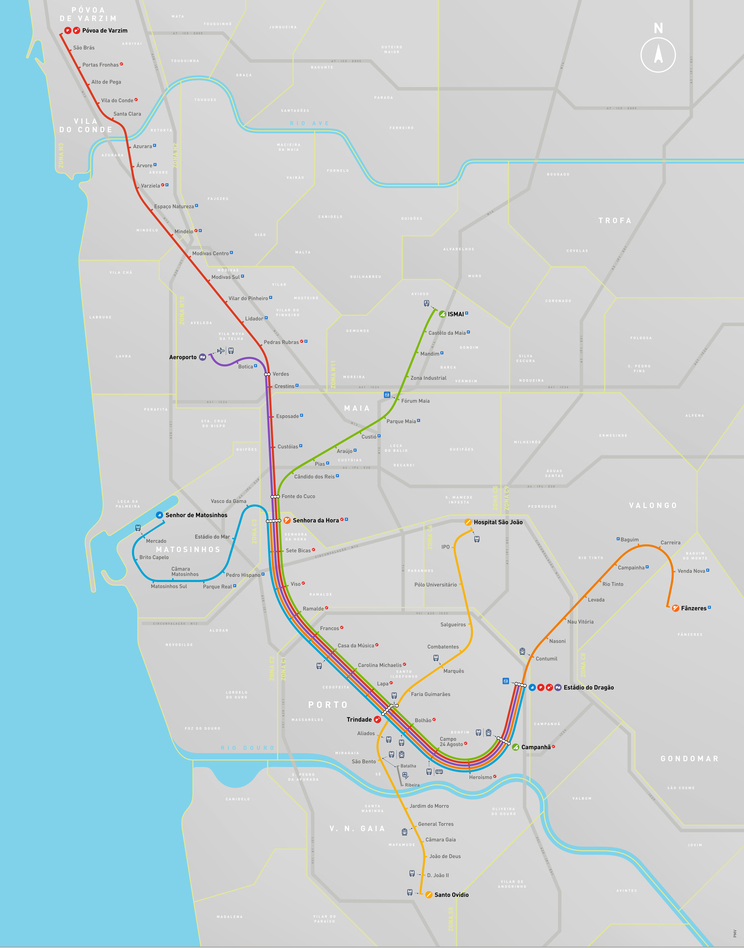
#> input picture Mapa_300dpi.png, 744 x 948 px, shrunk from 3408 x 4344 before the run
$ python -i PdfParser.py   (imports and definitions only)   (Python 2 division)
#> lines starting #> are read from the running program, lines starting #| are printed output that depends on the picture
# -*- coding: utf-8 -*-
# <nbformat>2</nbformat>

# <codecell>

from pyPdf import PdfFileReader
import re
import matplotlib
import matplotlib.pyplot as plt
import matplotlib.animation as animation
import datetime
import numpy as np

# <markdowncell>

# Import Data
# =
# Import Timetable

# <codecell>

# [1 line that did not run here, left out]
# [1 line that did not run here, left out]
# [10 lines not run here, left out]

# <markdowncell>

# Import Stations Coordinates

# <codecell>

coordestacoes = {}
# [4 lines not run here, left out]

# <markdowncell>

# Help Functions

# <codecell>

LinhaA = ['Estádio do Dragão,Campanhã,Heroísmo,Campo 24 de Agosto,Bolhão,Trindade,Lapa,Carolina Michaëlis,Casa da Música,Francos,Ramalde,Viso,Sete Bicas,Senhora da Hora']
LinhaA = LinhaA[0].split(',')
LinhaB = ['Estádio do Dragão,Campanhã,Heroísmo,Campo 24 de Agosto,Bolhão,Trindade,Lapa,Carolina Michaëlis,Casa da Música,Francos,Ramalde,Viso,Sete Bicas,Senhora da Hora,Fonte do Cuco,Custóias,Esposade,Crestins,Verdes,Pedras Rubras,Lidador,Vilar do Pinheiro,Modivas Sul,Modivas Centro,Mindelo,Espaço Natureza,Varziela,Árvore,Azurara,Santa Clara,Vila do Conde,Alto de Pega,Portas Fronhas,São Brás,Póvoa de Varzim']
LinhaB = LinhaB[0].split(',')
LinhaC = ['Campanhã,Heroísmo,Campo 24 de Agosto,Bolhão,Trindade,Lapa,Carolina Michaëlis,Casa da Música,Francos,Ramalde,Viso,Sete Bicas,Senhora da Hora,Fonte do Cuco,Cândido dos Reis,Pias,Araújo,Custió,Parque Maia,Fórum Maia,Zona Industrial,Mandim,Castêlo da Maia,ISMAI']
LinhaC = LinhaC[0].split(',')
LinhaD = ['Hospital de São João,IPO,Pólo Universitário,Salgueiros,Combatentes,Marquês,Faria Guimarães,TrindadeD,Aliados,São Bento,Jardim do Morro,General Torres,Câmara Gaia,João de Deus,D. João II,Santo Ovídio']
LinhaD = LinhaD[0].split(',')
LinhaE = ['Estádio do Dragão,Campanhã,Heroísmo,Campo 24 de Agosto,Bolhão,Trindade,Lapa,Carolina Michaëlis,Casa da Música,Francos,Ramalde,Viso,Sete Bicas,Senhora da Hora,Fonte do Cuco,Custóias,Esposade,Crestins,Verdes,Botica,Aeroporto']
LinhaE = LinhaE[0].split(',')
LinhaF = ['Fânzeres,Venda Nova,Carreira,Baguim,Campainha,Rio Tinto,Levada,Nau Vitória,Nasoni,Contumil,Estádio do Dragão,Campanhã,Heroísmo,Campo 24 de Agosto,Bolhão,Trindade,Lapa,Carolina Michaëlis,Casa da Música,Francos,Ramalde,Viso,Sete Bicas,Senhora da Hora']
LinhaF = LinhaF[0].split(',')

Cores = { 'A' : 'b', 'B' : 'r', 'C' : 'g', 'D' : 'y', 'E' : 'purple', 'F' : 'orange'}
Estacoes = { 'A' : LinhaA, 'B' : LinhaB, 'C' : LinhaC, 'D' : LinhaD, 'E' : LinhaE, 'F' : LinhaF}
Periodo = ['Dias Utéis','Sábados','Domingos e Feriados']
Hdr_splitter = {'B' : 'Trindade', 'C' : '2011/12', 'E' : 'Aeroporto', 'F' : 'Fânzeres'}
Sentidos = ['Póvoa de Varzim','Estádio do DragãoParagem','ISMAI','CAMPANHÂ','Aeroporto','Estádio do Dragão','Fânzeres','Senhora da Hora']
pgs = {'B' : 2 , 'C' : 8 , 'E' : 14, 'F' : 20}
estacaoNAS = {'B' : 'Fonte do Cuco,Custóias,Esposade,Crestins,Verdes,Lidador,Vilar do Pinheiro,Modivas Sul,Modivas Centro,Espaço Natureza,Árvore,Azurara,Santa Clara,Alto de Pega,São Brás' , 'C' : 'Zona Industrial,Mandim,Castêlo da Maia,ISMAI'}
NAS = {'B' : (range(3,6,2)+range(8,59,2),range(3,34,3),range(15,28,3)) , 'C' : (range(3,44,2)+range(47,72,2),range(6,43,2),range(16,33,2))}
NAS_inv = {'B' : (range(3,6,2)+range(8,59,2),range(3,34,3),range(15,28,3)) , 'C' : (range(3,72,2),range(4,43,2),range(14,33,2))}
pgs_hdr = ['','','Trindade','Trindade','Trindade','Trindade','Trindade','Trindade','2011/12','2011/12','2011/12','2011/12','2011/12','2011/12','Aeroporto','Estádio do Dragão','2011/12','Estádio do Dragão','2011/12','Estádio do Dragão','2011/12','Fânzeres','2011/12','Fânzeres','2011/12','Fânzeres']

# <codecell>

# [215 lines left out: functions fill_values_in_NA, Horario_periodo_inv, Horario_linha_inv, Horario_periodo, Horario_linha, not called in this run]


def Horario_estacao(estacao):
    pass

# [95 lines left out: functions Horario, fill_values_in_NA_Sab, add_NA, add_NA_inv, Horario_row, Horario_row_inv, not called in this run]

# <codecell>

def getcoord(estacao):
    return coordestacoes[estacao]

horrowd = {}
# [4 lines not run here, left out]

horrowdinv = {}
# [4 lines not run here, left out]

def current_map(i,linhas=-1):
    t = datetime.datetime.today()
    period = 'Dias Úteis'
    #tstr = u'%d:%.2d'%(t.hour,t.minute)
    tstr = u'%d:%.2d'%(5+(i+40)/60,(40+i)%60)
    result,result2 = [],[]
    if linhas == -1:
        linhas = ['B','C','E','F']
    for linha in linhas:
        horrow = horrowd[linha][period]
        for row in horrow:
            if tstr in row:
                result.append((Estacoes[linha][list(row).index(tstr)],linha))
            else:
                try:
                    t2 = datetime.datetime(t.year,t.month,t.day,int(tstr.split(':')[0])%24,int(tstr.split(':')[1]))
                except:
                    print t.year,t.month,t.day,int(tstr.split(':')[0])%24,int(tstr.split(':')[1])
                hor = []
                if linha == 'B':
                    for sched in row:
                        if sched != '--':
                            hor.append(datetime.datetime(t.year,t.month,t.day,int(sched.split(':')[0])%24,int(sched.split(':')[1])) > t2)
                        else:
                            hor.append(False)
                else:
                    hor = [datetime.datetime(t.year,t.month,t.day,int(sched.split(':')[0])%24,int(sched.split(':')[1])) > t2 for sched in row if sched != '--']
                try:
                    k = 1
                    while hor[hor.index(True)-k] == '--' and hor.index(True)-k > 0:
                        k +=1
                    if hor[hor.index(True)-k] == False and hor.index(True)-k > -1:
                        result2.append((Estacoes[linha][hor.index(True)-k],Estacoes[linha][hor.index(True)],linha))
                except:
                    pass
        horrow = horrowdinv[linha][period]
        for row in horrow:
            if tstr in row:
                result.append((Estacoes[linha][-list(row).index(tstr)-1],linha))
            else:
                t2 = datetime.datetime(t.year,t.month,t.day,int(tstr.split(':')[0])%24,int(tstr.split(':')[1]))
                hor = []
                if linha == 'B':
                    for sched in row:
                        if sched != '--':
                            hor.append(datetime.datetime(t.year,t.month,t.day,int(sched.split(':')[0])%24,int(sched.split(':')[1])) > t2)
                        else:
                            hor.append(False)
                else:
                    hor = [datetime.datetime(t.year,t.month,t.day,int(sched.split(':')[0])%24,int(sched.split(':')[1])) > t2 for sched in row if sched != '--']
                try:
                    k = 1
                    while hor[hor.index(True)-k] == '--' and hor.index(True)-k > 0:
                        k +=1
                    if hor[hor.index(True)-k] == False and hor.index(True)-k > -1 and row[0]!='--':
                        result2.append((Estacoes[linha][-hor.index(True)],Estacoes[linha][-hor.index(True)-k],linha))
                except:
                    pass
    return result,result2

# <markdowncell>

# Plot
# =

# <codecell>

fig = plt.figure()

def init():
    plt.scatter([],[])
    return implot,

# [21 lines left out: function update_plot, not called in this run]

ani = animation.FuncAnimation(fig, update_plot, frames=xrange(60))
#ani.save('metrodiasuteis.mp4', fps=4, clear_temp=True)
# [1 line not run here, left out]

# <codecell>

>>> import cv2
>>> picture = cv2.imread('Mapa_300dpi.png', cv2.IMREAD_GRAYSCALE)
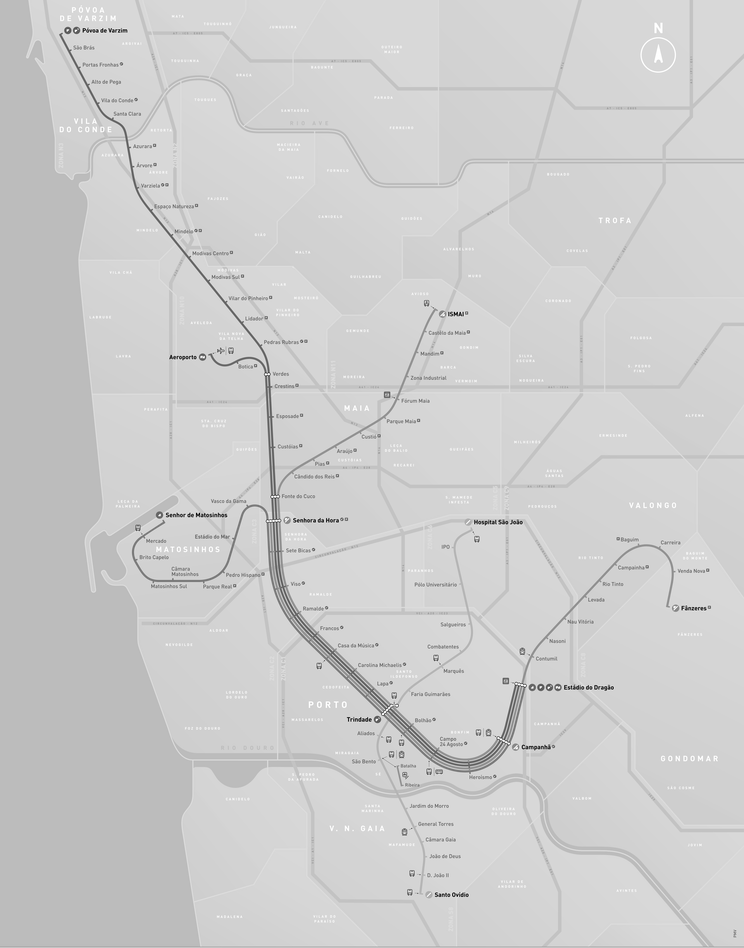
#> picture: shape (948, 744); min 0, max 255, mean 205.6
>>> result = current_map(picture)
#> (the run stopped early here; a loop or call above may not have finished)
